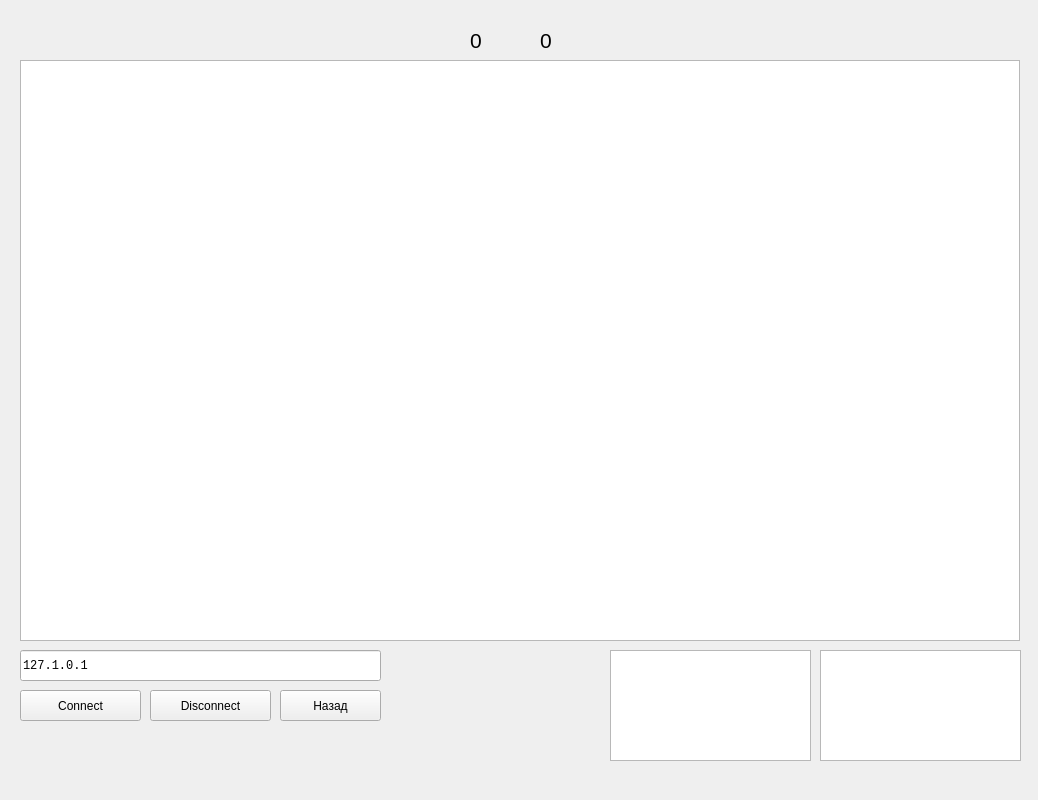
<?xml version="1.0" encoding="UTF-8"?>
<ui version="4.0">
 <class>Client</class>
 <widget class="QWidget" name="Client">
  <property name="geometry">
   <rect>
    <x>0</x>
    <y>0</y>
    <width>1038</width>
    <height>800</height>
   </rect>
  </property>
  <property name="windowTitle">
   <string>Form</string>
  </property>
  <widget class="QPushButton" name="pbBack">
   <property name="geometry">
    <rect>
     <x>280</x>
     <y>690</y>
     <width>101</width>
     <height>31</height>
    </rect>
   </property>
   <property name="text">
    <string>Назад</string>
   </property>
  </widget>
  <widget class="QLabel" name="label_2">
   <property name="geometry">
    <rect>
     <x>540</x>
     <y>30</y>
     <width>47</width>
     <height>21</height>
    </rect>
   </property>
   <property name="font">
    <font>
     <pointsize>16</pointsize>
    </font>
   </property>
   <property name="text">
    <string>0</string>
   </property>
  </widget>
  <widget class="QGraphicsView" name="graphicsView">
   <property name="geometry">
    <rect>
     <x>20</x>
     <y>60</y>
     <width>1000</width>
     <height>581</height>
    </rect>
   </property>
  </widget>
  <widget class="QLabel" name="label">
   <property name="geometry">
    <rect>
     <x>470</x>
     <y>30</y>
     <width>47</width>
     <height>21</height>
    </rect>
   </property>
   <property name="font">
    <font>
     <pointsize>16</pointsize>
    </font>
   </property>
   <property name="text">
    <string>0</string>
   </property>
  </widget>
  <widget class="QTextEdit" name="textEdit">
   <property name="geometry">
    <rect>
     <x>820</x>
     <y>650</y>
     <width>201</width>
     <height>111</height>
    </rect>
   </property>
   <property name="font">
    <font>
     <family>Courier New</family>
    </font>
   </property>
  </widget>
  <widget class="QPushButton" name="pbConnect">
   <property name="geometry">
    <rect>
     <x>20</x>
     <y>690</y>
     <width>121</width>
     <height>31</height>
    </rect>
   </property>
   <property name="text">
    <string>Connect</string>
   </property>
  </widget>
  <widget class="QPushButton" name="pbDisconnect">
   <property name="geometry">
    <rect>
     <x>150</x>
     <y>690</y>
     <width>121</width>
     <height>31</height>
    </rect>
   </property>
   <property name="text">
    <string>Disconnect</string>
   </property>
  </widget>
  <widget class="QTextEdit" name="textEditMessage">
   <property name="geometry">
    <rect>
     <x>610</x>
     <y>650</y>
     <width>201</width>
     <height>111</height>
    </rect>
   </property>
   <property name="font">
    <font>
     <family>Courier New</family>
    </font>
   </property>
  </widget>
  <widget class="QLineEdit" name="leIP">
   <property name="geometry">
    <rect>
     <x>20</x>
     <y>650</y>
     <width>361</width>
     <height>31</height>
    </rect>
   </property>
   <property name="font">
    <font>
     <family>Courier New</family>
    </font>
   </property>
   <property name="text">
    <string>127.1.0.1</string>
   </property>
  </widget>
 </widget>
 <resources/>
 <connections/>
</ui>
